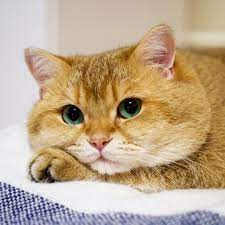
#> input picture task/pimer/cat.jpeg, 225 x 225 px
$ jupyter execute primer_8.ipynb
#> lines starting #> are read from the running program, lines starting #| are printed output that depends on the picture
## Задание 2.1.
### Выбрать значение шага дискретизации в пределах от 5 до 15. Продискретизировать с этим шагом дискретизации изображение и вывести его на экран.

[cell 1]
import cv2
import numpy as np
from matplotlib import pyplot as plt

[cell 2]
image = cv2.imread("cat.jpeg")
#> image is the input picture: shape (225, 225, 3); mean B, G, R 142.8, 169.5, 191.8
img = image.copy();

[cell 3]
K = 10 # размер шага
s = img.shape
#> s = (225, 225, 3)

h1, w1 = s[0], s[1]
#> h1 = 225; w1 = 225
h = (s[0] - s[0] % K)
#> h = 220
w = (s[1] - s[1] % K)
#> w = 220

img = cv2.resize(img, (w, h))
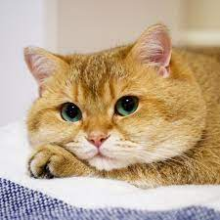
#> img: shape (220, 220, 3); mean B, G, R 142.7, 169.4, 191.6

[cell 4]
for y in range(0, h-1, K):
    for x in range(0, w-1, K):
        if len(s) > 2:
            s = np.average(img[y:(y + K), x:(x + K)], axis=0)
            img[y:(y + K), x:(x + K)] = np.average(s, axis=0)
        else:
            s = img[y:(y+K), x:(x+K)]
            img[y:(y+K), x:(x+K)] = np.average(s)
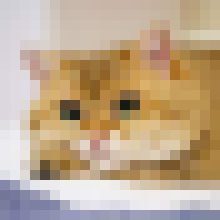
#> img: shape (220, 220, 3); mean B, G, R 142.2, 168.9, 191.1

[cell 5]
img = cv2.resize(img, (w1, h1))
#> img: shape (225, 225, 3)
res = np.hstack((image, img))
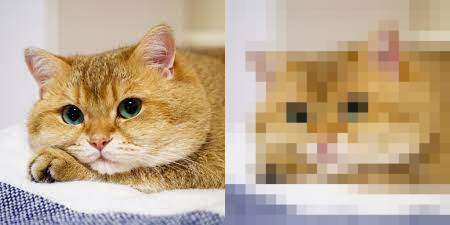
#> res: shape (225, 450, 3); mean B, G, R 142.5, 169.2, 191.4
plt.imshow(img);

## Задание 2.2.
### Проквантовать изображение, сократив число градаций до 4

[cell 6]
plt.subplot(121)
img = cv2.imread('cat.jpeg')

plt.imshow(img);

[cell 7]
Z = img.reshape((-1, 3))
Z = np.float32(Z)

crt = (cv2.TERM_CRITERIA_EPS + cv2.TERM_CRITERIA_MAX_ITER, 10, 1.0)

k = 4
ret, label, center = cv2.kmeans(Z, k, None, crt, 10, cv2.KMEANS_RANDOM_CENTERS)
#> ret = 67751361; center = [[40.15, 70.69, 97.55], [224.7, 223.2, 227.3], [80.18, 135.4, 175.1], [155.7, 179.3, 199.8]]

center = np.uint8(center)
#> center = [[40, 70, 97], [224, 223, 227], [80, 135, 175], [155, 179, 199]]
res = center[label.flatten()]
res2 = res.reshape((img.shape))
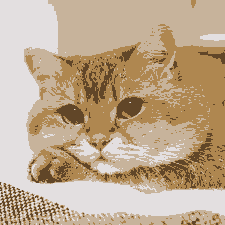
#> res2: shape (225, 225, 3); mean B, G, R 142.3, 169.2, 191.3
